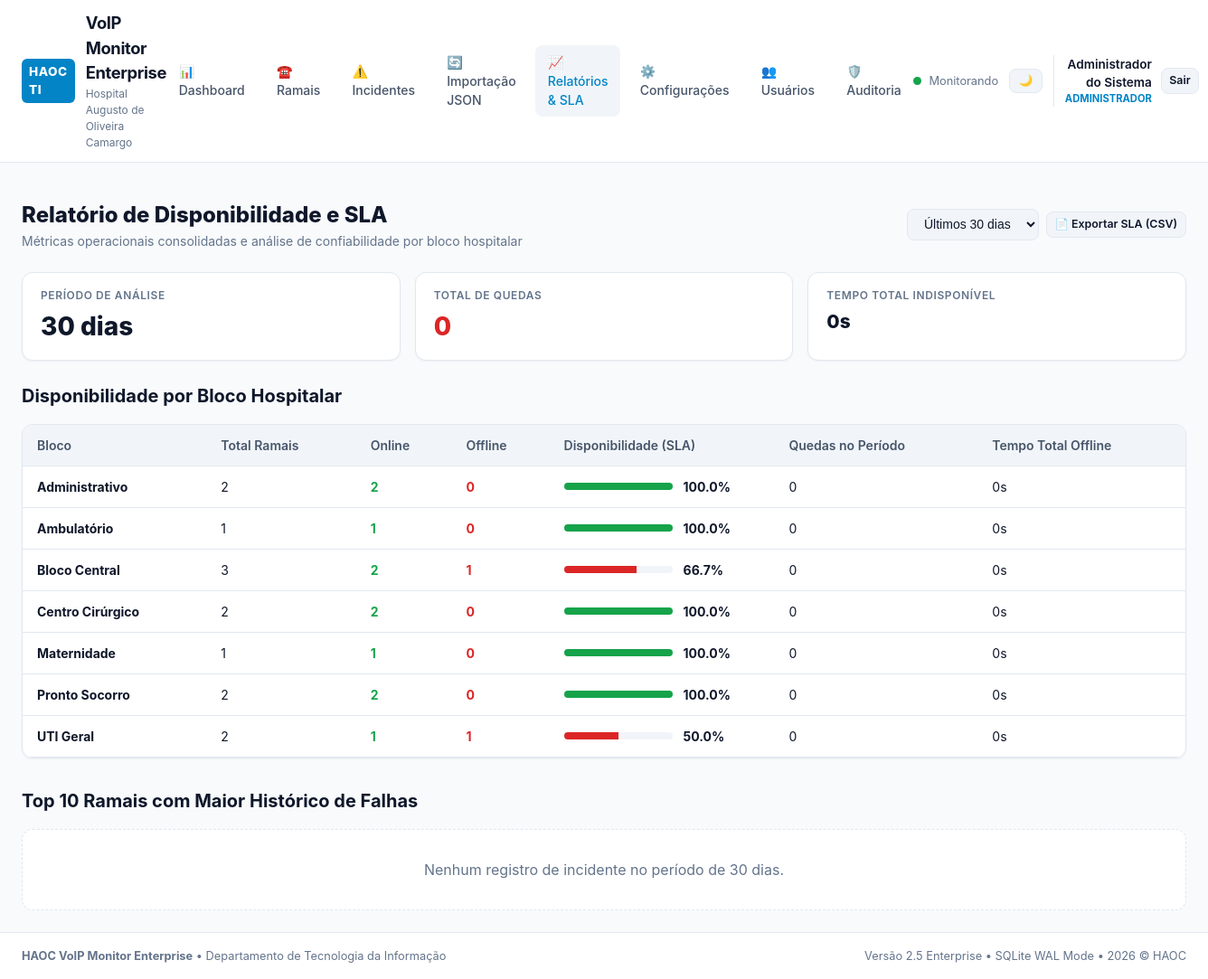
/relatorios/ (signed in), run on the app's committed database.
### haoc_voip/core/models.py (models this page shows, shortened)
class Bloco(Base):
    __tablename__ = "blocos"
    id = Column(Integer, primary_key=True, autoincrement=True)
    nome = Column(String(100), unique=True, nullable=False, index=True)
    cor = Column(String(20), default="#0284c7")  # Hex code para exibição no dashboard
    ativo = Column(Boolean, default=True, nullable=False)
    ramais = relationship("Ramal", back_populates="bloco_rel", cascade="all")

### haoc_voip/web/routes/relatorios.py (the view)
@relatorios_bp.route("/")
@login_required
def index():
    periodo_dias = request.args.get("dias", default=30, type=int)
    data_corte = datetime.utcnow() - timedelta(days=periodo_dias)
    with db.session_scope() as session_db:
        total_incidentes = session_db.query(Incidente).filter(Incidente.iniciado_em >= data_corte).count()
        tempo_total_off = (
            session_db.query(func.coalesce(func.sum(Incidente.duracao), 0))
            .filter(Incidente.iniciado_em >= data_corte)
            .scalar()
        )
        ranking_quedas = (
            session_db.query(
                Ramal.id,
                Ramal.descricao,
                Ramal.bloco,
                Ramal.ip,
                Ramal.criticidade,
                func.count(Incidente.id).label("quedas"),
                func.coalesce(func.sum(Incidente.duracao), 0).label("tempo_off"),
            )
            .join(Incidente, Incidente.ramal_id == Ramal.id)
            .filter(Incidente.iniciado_em >= data_corte)
            .group_by(Ramal.id)
            .order_by(func.count(Incidente.id).desc())
            .limit(10)
            .all()
        )
        ranking_formatado = [
            {
                "id": r[0],
                "descricao": r[1],
                "bloco": r[2],
                "ip": r[3],
                "criticidade": r[4],
                "quedas": r[5],
                "tempo_off_segundos": r[6],
                "tempo_off_formatado": Ramal._format_duration(r[6]),
            }
            for r in ranking_quedas
        ]
        blocos = session_db.query(Bloco).filter(Bloco.ativo == True).all()
        relatorio_blocos = []
        for b in blocos:
            ramais_bloco = session_db.query(Ramal).filter(Ramal.bloco == b.nome, Ramal.ativo == True).all()
            tot = len(ramais_bloco)
            online_count = sum(1 for ram in ramais_bloco if ram.status_atual == StatusRamal.ONLINE.value)
            inc_bloco = (
                session_db.query(func.count(Incidente.id), func.coalesce(func.sum(Incidente.duracao), 0))
                .join(Ramal, Incidente.ramal_id == Ramal.id)
                .filter(Ramal.bloco == b.nome, Incidente.iniciado_em >= data_corte)
                .first()
            )
            qtd_inc = inc_bloco[0] if inc_bloco else 0
            seg_inc = inc_bloco[1] if inc_bloco else 0
            disponibilidade_atual = round((online_count / tot * 100), 1) if tot > 0 else 100.0
            relatorio_blocos.append({
                "bloco": b.nome,
                "cor": b.cor,
                "total_ramais": tot,
                "online": online_count,
                "offline": tot - online_count,
                "disponibilidade_atual": disponibilidade_atual,
                "quedas_periodo": qtd_inc,
                "tempo_total_offline_formatado": Ramal._format_duration(seg_inc),
            })
    return render_template(
        "relatorios.html",
        periodo_dias=periodo_dias,
        total_incidentes=total_incidentes,
        tempo_total_off_formatado=Ramal._format_duration(tempo_total_off),
        ranking=ranking_formatado,
        relatorio_blocos=relatorio_blocos,
    )

### haoc_voip/core/database.py (called while the page is built)
    @contextmanager
    def session_scope(self) -> Generator[Session, None, None]:
        session: Session = self.SessionScoped()
        try:
            yield session
            session.commit()
        except Exception as exc:
            session.rollback()
            logger.error("Erro durante transação no banco. Rollback executado: %s", exc)
            raise
        finally:
            session.close()

### haoc_voip/core/models.py (called while the page is built, shortened)
    @staticmethod
    def _format_duration(seconds: int) -> str:
        if seconds <= 0:
            return "0s"

### haoc_voip/web/app.py (called while the page is built)
def login_required(view_func: Callable) -> Callable:
    @functools.wraps(view_func)
    def wrapper(*args: Any, **kwargs: Any):
        if "usuario_id" not in session:
            if request.is_json or request.path.startswith("/api/"):
                return jsonify({"erro": "Autenticação obrigatória.", "codigo": "UNAUTHORIZED"}), 401
            return redirect(url_for("auth.login", next=request.url))
        return view_func(*args, **kwargs)
    return wrapper

### haoc_voip/web/templates/relatorios.html (shortened to what this page needs)
{% extends "base.html" %}
{% block content %}
<div style="display: flex; justify-content: space-between; align-items: center; margin-bottom: 1.5rem; flex-wrap: wrap; gap: 1rem;">
  <div>
    <h1 style="font-size: 1.5rem; font-weight: 800;">Relatório de Disponibilidade e SLA</h1>
    <p style="color: var(--text-muted); font-size: 0.875rem;">
      Métricas operacionais consolidadas e análise de confiabilidade por bloco hospitalar
    </p>
  </div>
  <div style="display: flex; gap: 0.5rem; align-items: center;">
    <form method="GET" action="{{ url_for('relatorios.index') }}" style="display: flex; gap: 0.5rem;">
      <select name="dias" class="select" onchange="this.form.submit()">
        <option value="30" {% if periodo_dias == 30 %}selected{% endif %}>Últimos 30 dias</option>
      </select>
    </form>
    <a href="{{ url_for('relatorios.exportar_sla_csv', dias=periodo_dias) }}" class="btn btn-secondary btn-sm">
      📄 Exportar SLA (CSV)
    </a>
  </div>
</div>
<div class="metrics-grid">
  <div class="metric-card">
    <div class="label">Período de Análise</div>
    <div class="value">{{ periodo_dias }} dias</div>
  </div>
  <div class="metric-card offline">
    <div class="label">Total de Quedas</div>
    <div class="value">{{ total_incidentes }}</div>
  </div>
  <div class="metric-card">
    <div class="label">Tempo Total Indisponível</div>
    <div class="value" style="font-size: 1.3rem;">{{ tempo_total_off_formatado }}</div>
  </div>
</div>
<div style="margin-bottom: 2rem;">
  <h2 style="font-size: 1.25rem; font-weight: 700; margin-bottom: 1rem;">
    Disponibilidade por Bloco Hospitalar
  </h2>
  <div class="table-responsive">
    <table class="table">
      <thead>
        <tr>
          <th>Bloco</th>
          <th>Total Ramais</th>
          <th>Online</th>
          <th>Offline</th>
          <th>Disponibilidade (SLA)</th>
          <th>Quedas no Período</th>
          <th>Tempo Total Offline</th>
        </tr>
      </thead>
      <tbody>
        {% for b in relatorio_blocos %}
        <tr>
          <td><strong>{{ b.bloco }}</strong></td>
          <td>{{ b.total_ramais }}</td>
          <td><span style="color: var(--status-online); font-weight: 700;">{{ b.online }}</span></td>
          <td><span style="color: var(--status-offline); font-weight: 700;">{{ b.offline }}</span></td>
          <td>
            <div style="display: flex; align-items: center; gap: 0.75rem;">
              <div style="flex: 1; max-width: 120px; background: var(--bg-tertiary); height: 8px; border-radius: 4px; overflow: hidden;">
                <div style="width: {{ b.disponibilidade_atual }}%; background: {% if b.disponibilidade_atual >= 99.0 %}var(--status-online){% elif b.disponibilidade_atual >= 95.0 %}var(--status-aguardando){% else %}var(--status-offline){% endif %}; height: 100%;"></div>
              </div>
              <strong>{{ b.disponibilidade_atual }}%</strong>
            </div>
          </td>
          <td>{{ b.quedas_periodo }}</td>
          <td>{{ b.tempo_total_offline_formatado }}</td>
        </tr>
        {% endfor %}
      </tbody>
    </table>
  </div>
</div>
<div>
  <h2 style="font-size: 1.25rem; font-weight: 700; margin-bottom: 1rem;">
    Top 10 Ramais com Maior Histórico de Falhas
  </h2>
  {% if ranking %}
  <div class="table-responsive">
    <table class="table">
      <thead>
        <tr>
          <th style="width: 50px;">Pos.</th>
          <th>Ramal / Descrição</th>
          <th>Bloco</th>
          <th>Endereço IP</th>
          <th>Criticidade</th>
          <th>Quedas</th>
          <th>Tempo Total Offline</th>
          <th style="text-align: right;">Ação</th>
        </tr>
      </thead>
      <tbody>
        {% for item in ranking %}
        <tr>
          <td><strong>#{{ loop.index }}</strong></td>
          <td>
            <a href="{{ url_for('ramais.detalhe', ramal_id=item.id) }}" style="font-weight: 700; color: var(--text-primary); text-decoration: none;">
              {{ item.descricao }}
            </a>
          </td>
          <td>{{ item.bloco }}</td>
          <td><code>{{ item.ip or '-' }}</code></td>
          <td><span class="badge {{ item.criticidade|lower }}">{{ item.criticidade }}</span></td>
          <td><strong style="color: var(--status-offline);">{{ item.quedas }} queda(s)</strong></td>
          <td>{{ item.tempo_off_formatado }}</td>
          <td style="text-align: right;">
            <a href="{{ url_for('ramais.detalhe', ramal_id=item.id) }}" class="btn btn-secondary btn-sm">
              Ver Histórico
            </a>
          </td>
        </tr>
        {% endfor %}
      </tbody>
    </table>
  </div>
  {% else %}
  <div style="background: var(--bg-secondary); border: 1px dashed var(--border-color); border-radius: var(--radius-lg); padding: 2rem; text-align: center; color: var(--text-muted);">
    Nenhum registro de incidente no período de {{ periodo_dias }} dias.
  </div>
  {% endif %}
</div>
{% endblock %}

### haoc_voip/web/static/css/style.css (style rules this page uses)
:root { --bg-primary: #f8fafc; --bg-secondary: #ffffff; --bg-tertiary: #f1f5f9; --border-color: #e2e8f0; --text-primary: #0f172a; --text-secondary: #475569; --text-muted: #64748b; --color-brand: #0284c7; --color-brand-hover: #0369a1; --status-online: #16a34a; --status-online-bg: #dcfce7; --status-offline: #dc2626; --status-offline-bg: #fee2e2; --status-inativo: #64748b; --status-inativo-bg: #f1f5f9; --status-aguardando: #d97706; --status-aguardando-bg: #fef3c7; --shadow-sm: 0 1px 2px 0 rgb(0 0 0 / 0.05); --shadow-md: 0 4px 6px -1px rgb(0 0 0 / 0.1), 0 2px 4px -2px rgb(0 0 0 / 0.1); --radius-md: 8px; --radius-lg: 12px; }
* { box-sizing: border-box; margin: 0; padding: 0; }
body { font-family: -apple-system, BlinkMacSystemFont, "Segoe UI", Roboto, Helvetica, Arial, sans-serif; background-color: var(--bg-primary); color: var(--text-primary); line-height: 1.5; min-height: 100vh; display: flex; flex-direction: column; }
.metrics-grid { display: grid; grid-template-columns: repeat(auto-fit, minmax(180px, 1fr)); gap: 1rem; margin-bottom: 1.5rem; }
.metric-card { background: var(--bg-secondary); border: 1px solid var(--border-color); border-radius: var(--radius-lg); padding: 1rem 1.25rem; box-shadow: var(--shadow-sm); position: relative; overflow: hidden; }
.metric-card .label { font-size: 0.75rem; text-transform: uppercase; letter-spacing: 0.05em; color: var(--text-muted); font-weight: 600; }
.metric-card .value { font-size: 1.75rem; font-weight: 800; margin-top: 0.25rem; }
.metric-card.offline .value { color: var(--status-offline); }
.input, .select { background-color: var(--bg-tertiary); border: 1px solid var(--border-color); color: var(--text-primary); padding: 0.45rem 0.85rem; border-radius: var(--radius-md); font-size: 0.875rem; outline: none; }
.btn { display: inline-flex; align-items: center; gap: 0.4rem; padding: 0.45rem 0.9rem; border-radius: var(--radius-md); font-size: 0.875rem; font-weight: 600; cursor: pointer; border: 1px solid transparent; transition: all 0.15s ease; text-decoration: none; }
.btn-secondary { background-color: var(--bg-tertiary); color: var(--text-primary); border-color: var(--border-color); }
.btn-sm { padding: 0.25rem 0.55rem; font-size: 0.775rem; }
.table-responsive { overflow-x: auto; background: var(--bg-secondary); border: 1px solid var(--border-color); border-radius: var(--radius-lg); box-shadow: var(--shadow-sm); }
.table { width: 100%; border-collapse: collapse; text-align: left; font-size: 0.875rem; }
.table th { background: var(--bg-tertiary); padding: 0.75rem 1rem; font-weight: 600; color: var(--text-secondary); border-bottom: 1px solid var(--border-color); white-space: nowrap; }
.table td { padding: 0.75rem 1rem; border-bottom: 1px solid var(--border-color); color: var(--text-primary); }

### data on the page
Bloco: bloco "Administrativo", total_ramais "2", online "2", offline "0", disponibilidade_atual "100.0", quedas_periodo "0", tempo_total_offline_formatado "0s"
Bloco: bloco "Ambulatório", total_ramais "1", online "1", offline "0", disponibilidade_atual "100.0", quedas_periodo "0", tempo_total_offline_formatado "0s"
Bloco: bloco "Bloco Central", total_ramais "3", online "2", offline "1", disponibilidade_atual "66.7", quedas_periodo "0", tempo_total_offline_formatado "0s"
Bloco: bloco "Centro Cirúrgico", total_ramais "2", online "2", offline "0", disponibilidade_atual "100.0", quedas_periodo "0", tempo_total_offline_formatado "0s"
Bloco: bloco "Maternidade", total_ramais "1", online "1", offline "0", disponibilidade_atual "100.0", quedas_periodo "0", tempo_total_offline_formatado "0s"
Bloco: bloco "Pronto Socorro", total_ramais "2", online "2", offline "0", disponibilidade_atual "100.0", quedas_periodo "0", tempo_total_offline_formatado "0s"
Bloco: bloco "UTI Geral", total_ramais "2", online "1", offline "1", disponibilidade_atual "50.0", quedas_periodo "0", tempo_total_offline_formatado "0s"

### other printed values
{{ session.get('usuario_nome') }} "Administrador do Sistema"
{{ session.get('perfil') }} "ADMINISTRADOR"
{{ periodo_dias }} "30"
{{ total_incidentes }} "0"
{{ tempo_total_off_formatado }} "0s"
